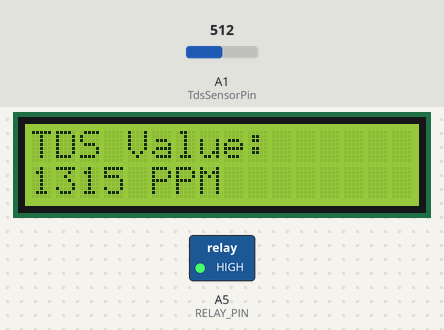
Simulated run of this sketch. Board: Arduino Uno, built with avr-gcc and run on an emulated ATmega328P. Parts: 16×2 character LCD, switched loads named in the sketch (green lamp = pin HIGH). The test bench sets the inputs (shaded band); at power-on: A1 (TdsSensorPin) = 512.

Above: at 1.2 s.
1.3 s: A1 (TdsSensorPin) set to 600
At 2.9 s:
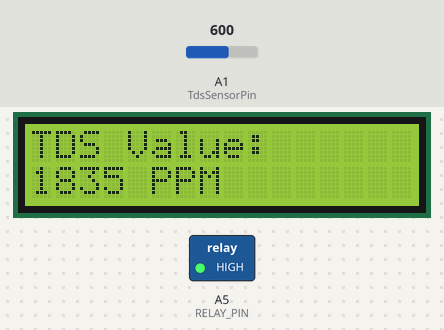
7.3 s: A1 (TdsSensorPin) set to 619
At 9.3 s:
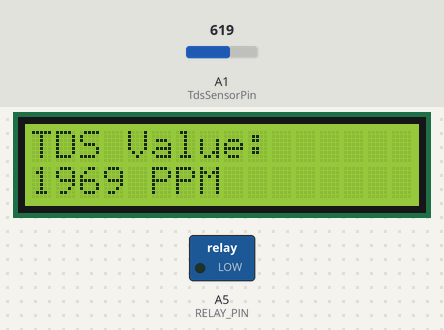
13.3 s: A1 (TdsSensorPin) set to 716
At 14.5 s:
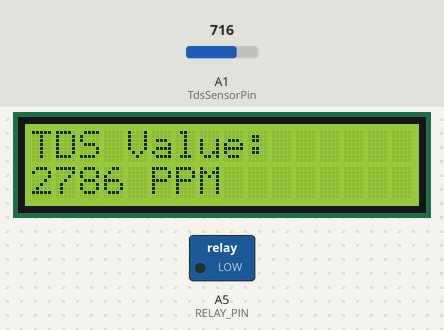
Timing chart, 0 to 16.3 s (numbered marks = the images above; inputs shaded):
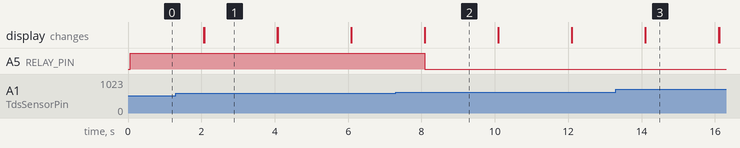

The sketch:

pompetds.ino
```cpp
#include <LiquidCrystal.h>
#include "GravityTDS.h"
#define TdsSensorPin A1
LiquidCrystal lcd(1,2,4,5,6,7);

GravityTDS gravityTds;

float temperature = 25,tdsValue = 0;
const int RELAY_PIN = A5; //controlling the pump through pin A5 on the arduino UNO card

void setup()
{
    //Serial.begin(115200);
    pinMode(RELAY_PIN, OUTPUT);
    lcd.begin(16,2);
    gravityTds.setPin(TdsSensorPin);
    gravityTds.setAref(5.0);  //reference voltage on ADC, default 5.0V on Arduino UNO
    gravityTds.setAdcRange(1024);  //1024 for 10bit ADC;4096 for 12bit ADC
    gravityTds.begin();  //initialization
}

void loop()
{
    gravityTds.setTemperature(temperature);  // set the temperature and execute temperature compensation
    gravityTds.update();  //sample and calculate
    tdsValue = gravityTds.getTdsValue();  // then get the value
    Serial.print(tdsValue,0);
    Serial.println("ppm");
    lcd.setCursor(0, 0);
    lcd.print("TDS Value:");
    lcd.setCursor(0, 1);
    lcd.print(tdsValue,0);
    lcd.print(" PPM");
    if(tdsValue<1500){
      digitalWrite(RELAY_PIN, HIGH);
    }
    if(tdsValue>1900){
      digitalWrite(RELAY_PIN, LOW);
    }
    delay(2000);
    lcd.clear();
}
```

Measured:
- the behaviour switches between 609 and 610 on A1 (TdsSensorPin) (found by bisection; images 1 and 2)
- after the input at 1.3 s, the display: first differs from a run without the input after 0.77 s (image 1)
- after the input at 7.3 s, A5 (RELAY_PIN): HIGH → LOW after 0.79 s; the display: first differs from a run without the input after 0.79 s (image 2)
- after the input at 13.3 s, the display: first differs from a run without the input after 0.81 s (image 3)
- what the display in image 1 shows lasts 2.0 s, from 2.1 s to 4.1 s
